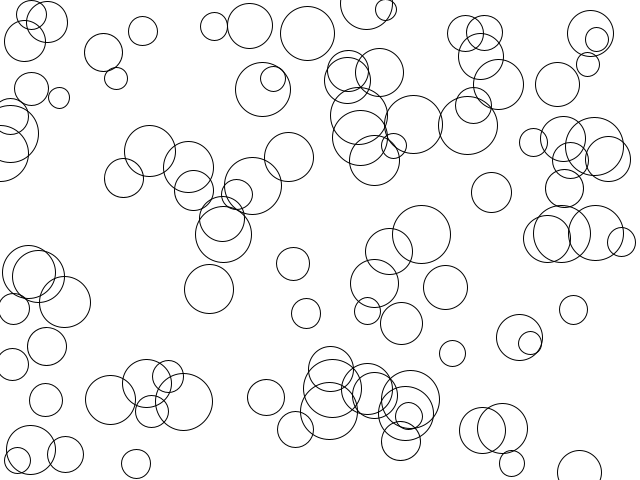
Frame 1 (no input)
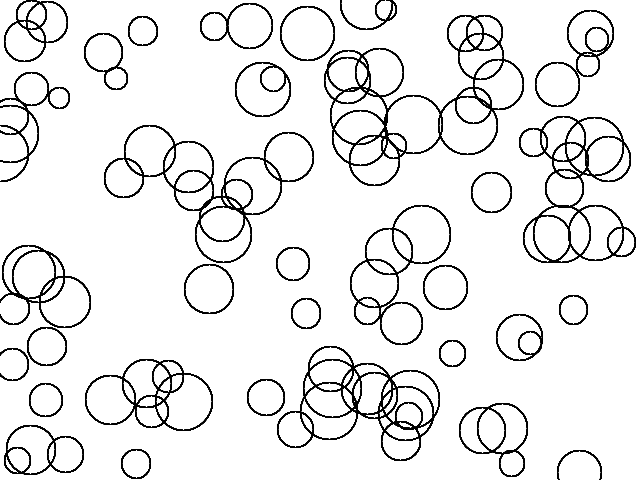
Frame 60 (the mouse pressed at the canvas centre just before this capture)
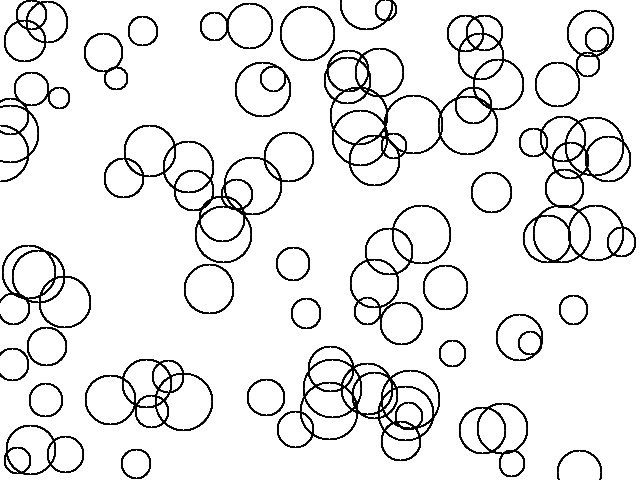
Frame 120 (the mouse held since frame 60 and released just before this capture)

The Processing sketch that drew these frames (run headless with seeded random() and noise(); from frame 60 on, the mouse is pressed at the canvas centre):

// Processing sketch: s3_process_6
// ── s3_process_6.pde
/*

   Structure 3 (work in progress)

   A surface filled with one hundred medium to small sized circles.
   Each circle has a different size and direction, but moves at the same slow rate.
   Display:
   A. The instantaneous intersections of the circles
   B. The aggregate intersections of the circles

   Implemented by Casey Reas <http://groupc.net>
   Uses circle intersection code from William Ngan <http://metaphorical.net>
   Processing v.68 <http://processing.org>

*/

int numCircle = 100;
Circle[] circles = new Circle[numCircle];

void setup()
{
  size(640, 480);
  frameRate(30);
  for(int i=0; i<numCircle; i++) {
    circles[i] = new Circle(random(width), random(height), random(2, 6)*10);
  }
  ellipseMode(CENTER);
  background(255);
}


void draw()
{
  stroke(0, 10);
  for(int i=0; i<numCircle; i++) {
    circles[i].update();
  }
}


class Circle {

  float x, y, r;

  Circle( float px, float py, float pr) {
    x = px;
    y = py;
    r = pr;
  }

  void update() {
    noFill();
    stroke(0);
    ellipse(x, y, r, r);
  }
}
